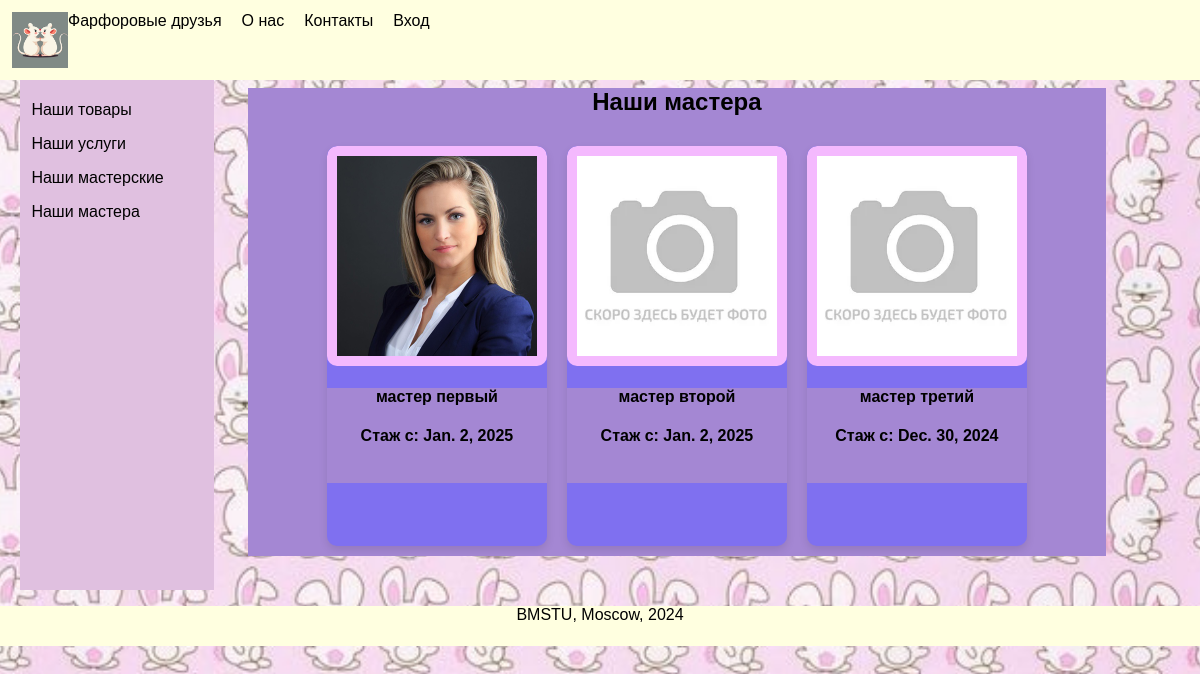
Screenshot of /our_masters/ with the database file from the repository.
### nirs_app/models.py (models this page shows, shortened)
class Master(models.Model):
    user = models.OneToOneField(User, on_delete=models.DO_NOTHING, related_name='master')
    experience_since = models.DateField(null=True)
    photo = models.ImageField(upload_to="images/masters", default="images/masters/no_photo.png")
    def get_photo_url(self):
        if self.photo:
            return self.photo.url
        return f"{settings.MEDIA_URL}images/masters/no_photo.png"

class User(AbstractUser):
    username = None
    first_name = models.CharField(max_length=43)
    last_name = models.CharField(max_length=43)
    email = models.EmailField(unique=True)
    phone_number = models.CharField(max_length=15)
    is_employee = models.BooleanField(default=False)
    USERNAME_FIELD = 'email'
    REQUIRED_FIELDS = ['first_name', 'last_name']

### nirs_app/views.py (the view)
# urls.py: path("our_masters/", views.masters_view, name='masters'),
def masters_view(request):
    masters = Master.objects.all()
    return render(request, 'user_views/masters.html', {'masters': masters})

### nirs_app/context_processors.py (called while the page is built)
def user_role(request):
    if request.user.is_authenticated:
        user = request.user
        role = get_user_role(user)
        return {'role': role}
    return {}

### nirs_app/templates/user_views/masters.html
{% extends "index.html" %}
{% block content %}
    <div class="carousel-container products-page">
        <h2>Наши мастера</h2>
        <div class="carousel-wrapper carousel-wrapper-product">
            <div class="carousel carousel-product" style="transform: translateX(0px)">
                {% for master in masters %}
                <div class="carousel-item">
                        <a href="{% url 'master_detail' master.id %}" class="carousel-item-link">
                            <div class="product-image-wrapper">
                                <img src="{{ master.get_photo_url }}" alt="{{ master.user.first_name }}" class="product-image">
                            </div>
                            <div class="product-info">
                                <h4>{{ master.user.first_name }} {{ master.user.last_name }}</h4>
                                <h4>Стаж с: {{ master.experience_since }}</h4>
                            </div>
                        </a>
                    </div>
                {% endfor %}
            </div>
        </div>
    </div>
{% endblock content %}

### nirs_app/templates/index.html (shortened to what this page needs)
<!DOCTYPE html>
{% load static %}
<html lang="ru">
<head>
    <link rel="stylesheet" href="{% static 'css/styles.css' %}">
</head>
<body>
    <div class="header">
        <img src="{% static "images/farfor_logo_2d.png" %}" alt="logo" >
            <a href="{% url 'home' %}">Фарфоровые друзья</a>
            <a href="{% url 'about' %}">О нас</a>
            <a href="{% url 'contacts' %}">Контакты</a>
            {% if request.user.is_authenticated %}
                <a href="{% url 'user_personal' %}">{{ request.user.first_name }}</a>
            {% else %}
                <a href="{% url 'auth' %}">Вход</a>
            {% endif %}
    </div>
    <div class="container">
        <div class="sidebar">
            {% block sidebar %}
            <p>
                <p><a href="{% url 'products' %}">Наши товары</a></p>
                <p><a href="{% url 'services' %}">Наши услуги</a></p>
                <p><a href="{% url 'workshops' %}">Наши мастерские</a></p>
                <p><a href="{% url 'masters' %}">Наши мастера</a></p>
            {% endblock sidebar %}
        </div>
        <div class="content">
            {% block content %}{% endblock content %}
        </div>
    </div>
    <div class="footer">
        <p>BMSTU, Moscow, 2024</p>
    </div>
</body>
</html>

### nirs_app/static/css/styles.css (style rules this page uses)
body { background-size: cover; background-repeat: repeat-y; background-position: center; height: 100vh; margin: 0; font-family: sans-serif; box-sizing: border-box; }
.header { background-color: #FFFFE0; padding: 1%; display: flex; width: 100%; height: 10%; position: fixed; text-align: center; box-sizing: border-box; }
.header a { text-decoration:dotted; color: black; margin-right: 20px; }
.footer { background-color: #FFFFE0; width: 100%; height: 5%; text-align: center; position:static; }
.container { display: flex; width: 95%; }
.sidebar { background-color: #E0C0E0; width: 15%; padding: 1%; margin-top: 6.5%; margin-left: 20px; }
.sidebar a { text-decoration: none; color: black; text-align: center; }
.content { align-self: center; margin-top: 3%; flex: 1; padding: 3%; height: auto; text-align: center; }
.carousel-container { background-color: #a487d3; width: auto; margin: auto; position: relative; }
.carousel-container h2 { text-align: center; margin-bottom: 20px; }
.carousel-wrapper { display: flex; align-items: center; position: relative; overflow: hidden; }
.carousel { display: flex; transition: transform 0.5s ease-in-out; padding: 0; padding-left: 8%; }
.carousel-item-link { text-decoration: none; color: inherit; display: block; }
.carousel-item { flex: 0 0 300px; margin: 10px; height: 400px; overflow: hidden; border-radius: 10px; background-color: #7f70f0; box-shadow: 0 4px 8px rgba(0, 0, 0, 0.1); box-sizing: border-box; transition: transform 0.2s ease-in-out; display: flex; flex-direction: column; align-items: center; }
.product-image-wrapper { overflow: hidden; }
.product-image { width: 200px; height: 200px; object-fit: cover; background-color: #f4b9fe; padding: 10px; border-radius: 10px; display: block; }
.product-info { text-align: center; height: 30%; width: 100%; background-color: #a487d3; }
.products-page .carousel-wrapper { justify-content: center; }
.products-page .carousel { padding-left: 0; justify-content: center; flex-wrap: wrap; }
.products-page .carousel-item { flex: 0 0 calc(33.333% - 20px); margin: 10px; }

### rows the page displays
Master: get_photo_url (picture), user.first_name "мастер", user.last_name "первый", experience_since "Jan. 2, 2025"
Master: get_photo_url (placeholder picture), user.first_name "мастер", user.last_name "второй", experience_since "Jan. 2, 2025"
Master: get_photo_url (placeholder picture), user.first_name "мастер", user.last_name "третий", experience_since "Dec. 30, 2024"
